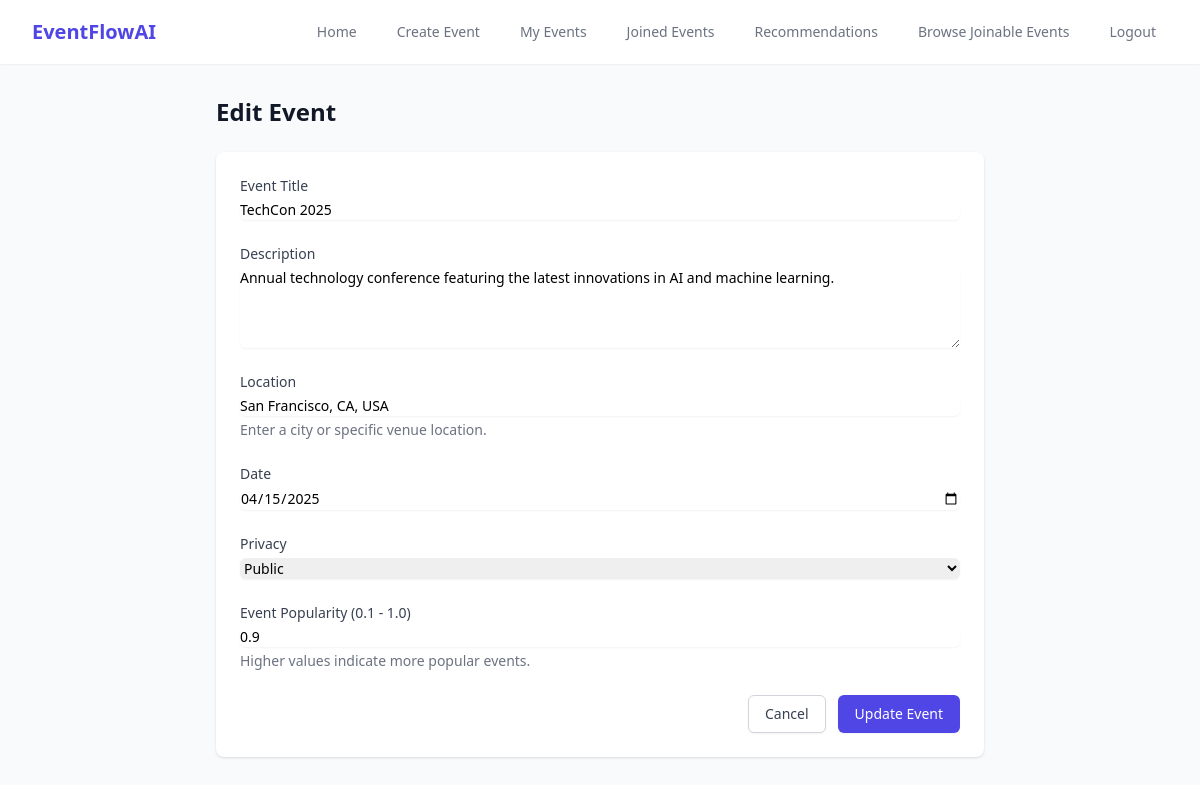
/edit_event/1 (signed in), run on the app's committed database.
### app.py (models this page shows, shortened)
class Event(db.Model):
    id = db.Column(db.Integer, primary_key=True)
    title = db.Column(db.String(100), nullable=False)
    description = db.Column(db.Text, nullable=True)
    location = db.Column(db.String(100), nullable=False)  # Added location field
    date = db.Column(db.DateTime, nullable=False)
    privacy = db.Column(db.String(20), nullable=False)
    organizer_id = db.Column(db.Integer, db.ForeignKey('user.id'), nullable=False)
    event_popularity = db.Column(db.Float, default=0.5)
    attendees = db.relationship('EventAttendee', backref='event', lazy=True)

### app.py (the view, shortened to what this page needs)
@app.route('/edit_event/<int:event_id>', methods=['GET', 'POST'])
@login_required
def edit_event(event_id):
    event = Event.query.get_or_404(event_id)
    if event.organizer_id != current_user.id:
        flash('You do not have permission to edit this event.')
        return redirect(url_for('my_events'))
    return render_template('edit_event.html', event=event)

### app.py (called while the page is built)
@login_manager.user_loader
def load_user(user_id):
    return db.session.get(User, int(user_id))

### templates/edit_event.html (shortened to what this page needs)
{% extends 'base.html' %}
{% block content %}
<div class="max-w-3xl mx-auto">
  <h1 class="text-2xl font-bold text-gray-900 mb-6">Edit Event</h1>
  <div class="bg-white shadow rounded-lg">
    <form method="POST" action="{{ url_for('edit_event', event_id=event.id) }}" class="p-6">
      <div class="grid grid-cols-1 gap-6">
        <div>
          <label for="title" class="block text-sm font-medium text-gray-700">Event Title</label>
          <input type="text" class="mt-1 block w-full rounded-md border-gray-300 shadow-sm focus:border-indigo-500 focus:ring-indigo-500 sm:text-sm"
                id="title" name="title" value="{{ event.title }}" required>
        </div>
        <div>
          <label for="description" class="block text-sm font-medium text-gray-700">Description</label>
          <textarea class="mt-1 block w-full rounded-md border-gray-300 shadow-sm focus:border-indigo-500 focus:ring-indigo-500 sm:text-sm"
                    id="description" name="description" rows="4">{{ event.description }}</textarea>
        </div>
        <div>
          <label for="location" class="block text-sm font-medium text-gray-700">Location</label>
          <input type="text" class="mt-1 block w-full rounded-md border-gray-300 shadow-sm focus:border-indigo-500 focus:ring-indigo-500 sm:text-sm"
                id="location" name="location" value="{{ event.location }}" required>
          <p class="mt-1 text-sm text-gray-500">Enter a city or specific venue location.</p>
        </div>
        <div>
          <label for="date" class="block text-sm font-medium text-gray-700">Date</label>
          <input type="date" class="mt-1 block w-full rounded-md border-gray-300 shadow-sm focus:border-indigo-500 focus:ring-indigo-500 sm:text-sm"
                id="date" name="date" value="{{ event.date.strftime('%Y-%m-%d') }}" required>
        </div>
        <div>
          <label for="privacy" class="block text-sm font-medium text-gray-700">Privacy</label>
          <select class="mt-1 block w-full rounded-md border-gray-300 shadow-sm focus:border-indigo-500 focus:ring-indigo-500 sm:text-sm"
                  id="privacy" name="privacy" required>
            <option value="public" {% if event.privacy == 'public' %}selected{% endif %}>Public</option>
          </select>
        </div>
        <div>
          <label for="event_popularity" class="block text-sm font-medium text-gray-700">Event Popularity (0.1 - 1.0)</label>
          <input type="number" class="mt-1 block w-full rounded-md border-gray-300 shadow-sm focus:border-indigo-500 focus:ring-indigo-500 sm:text-sm"
                id="event_popularity" name="event_popularity" min="0.1" max="1.0" step="0.1" value="{{ event.event_popularity }}" required>
          <p class="mt-1 text-sm text-gray-500">Higher values indicate more popular events.</p>
        </div>
      </div>
      <div class="mt-6 flex justify-end space-x-3">
        <a href="{{ url_for('my_events') }}" class="inline-flex justify-center py-2 px-4 border border-gray-300 shadow-sm text-sm font-medium rounded-md text-gray-700 bg-white hover:bg-gray-50 focus:outline-none focus:ring-2 focus:ring-offset-2 focus:ring-indigo-500">
          Cancel
        </a>
        <button type="submit" class="inline-flex justify-center py-2 px-4 border border-transparent shadow-sm text-sm font-medium rounded-md text-white bg-indigo-600 hover:bg-indigo-700 focus:outline-none focus:ring-2 focus:ring-offset-2 focus:ring-indigo-500">
          Update Event
        </button>
      </div>
    </form>
  </div>
</div>
{% endblock %}

### data on the page
Event: title "TechCon 2025", description "Annual technology conference featuring the latest innovations in AI and machine learning.", location "San Francisco, CA, USA", date "04/15/2025", privacy "Public", event_popularity "0.9"
